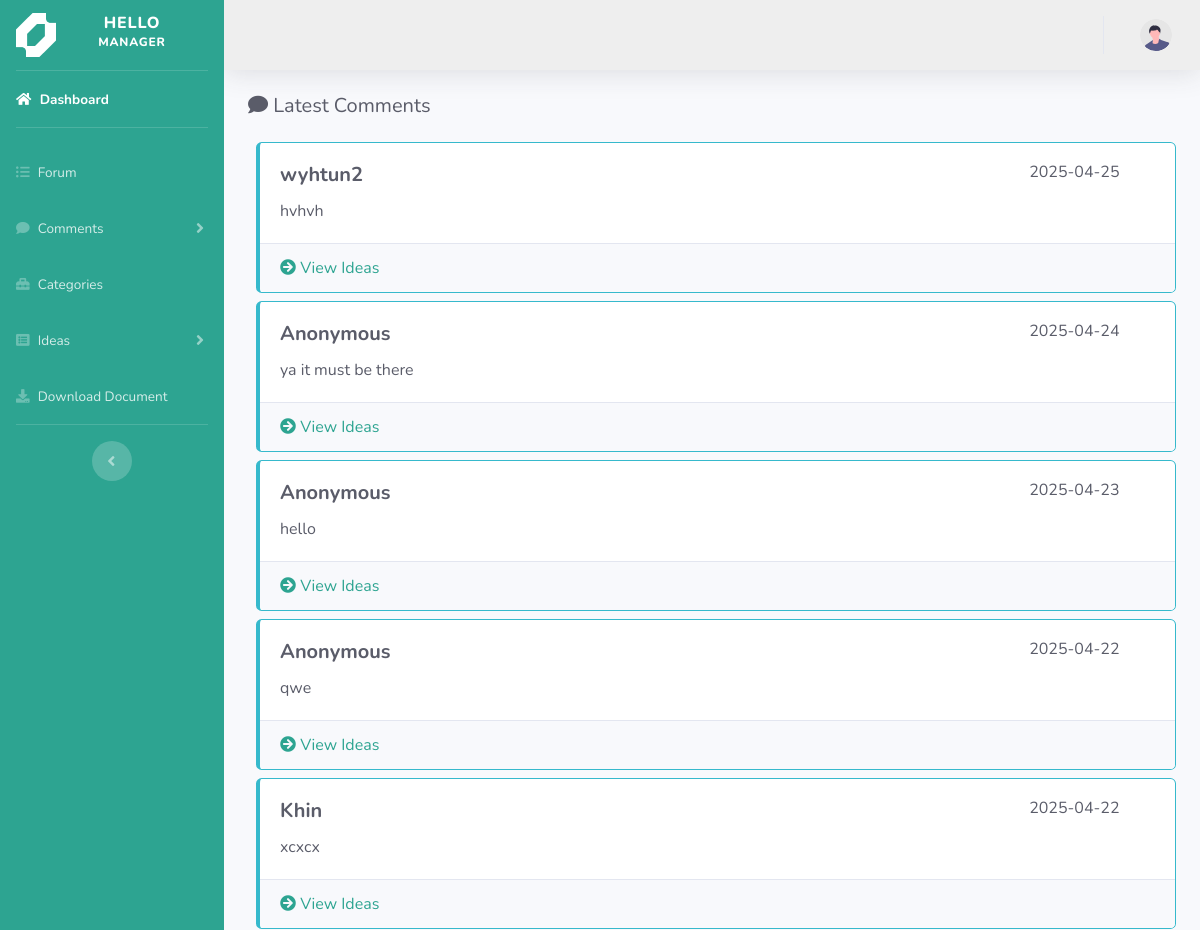
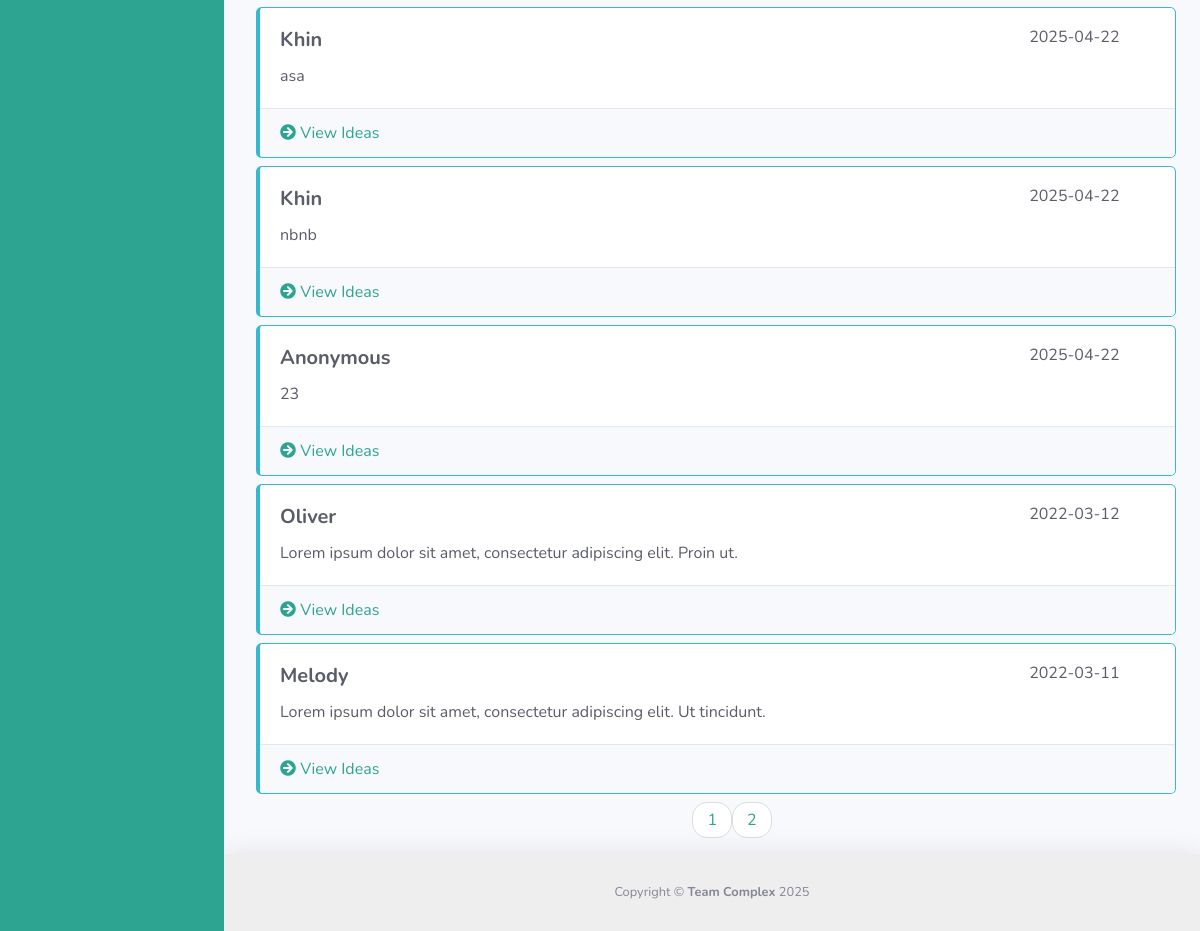
Before: /qa_manager/latest_comments.php with the older database file (2 pictures, top to bottom).
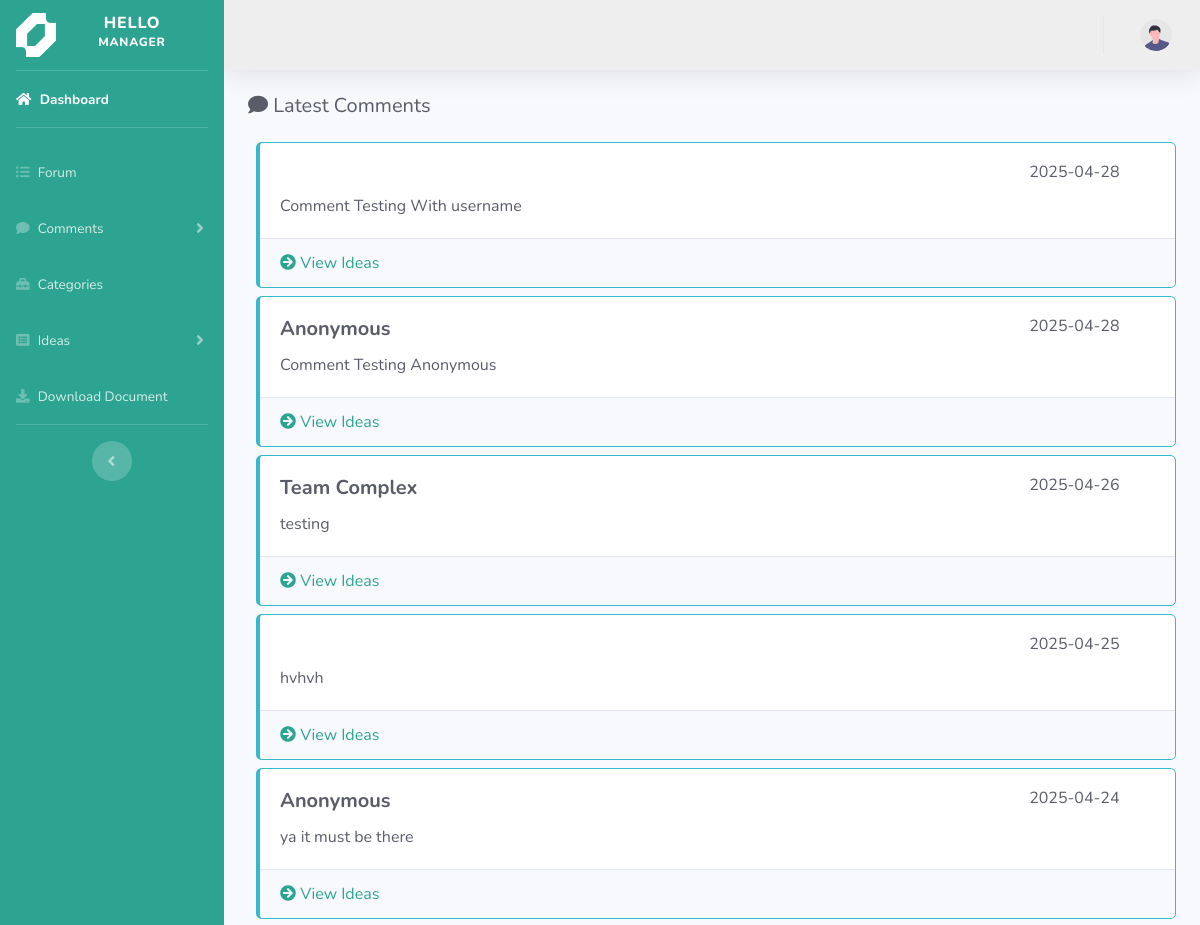
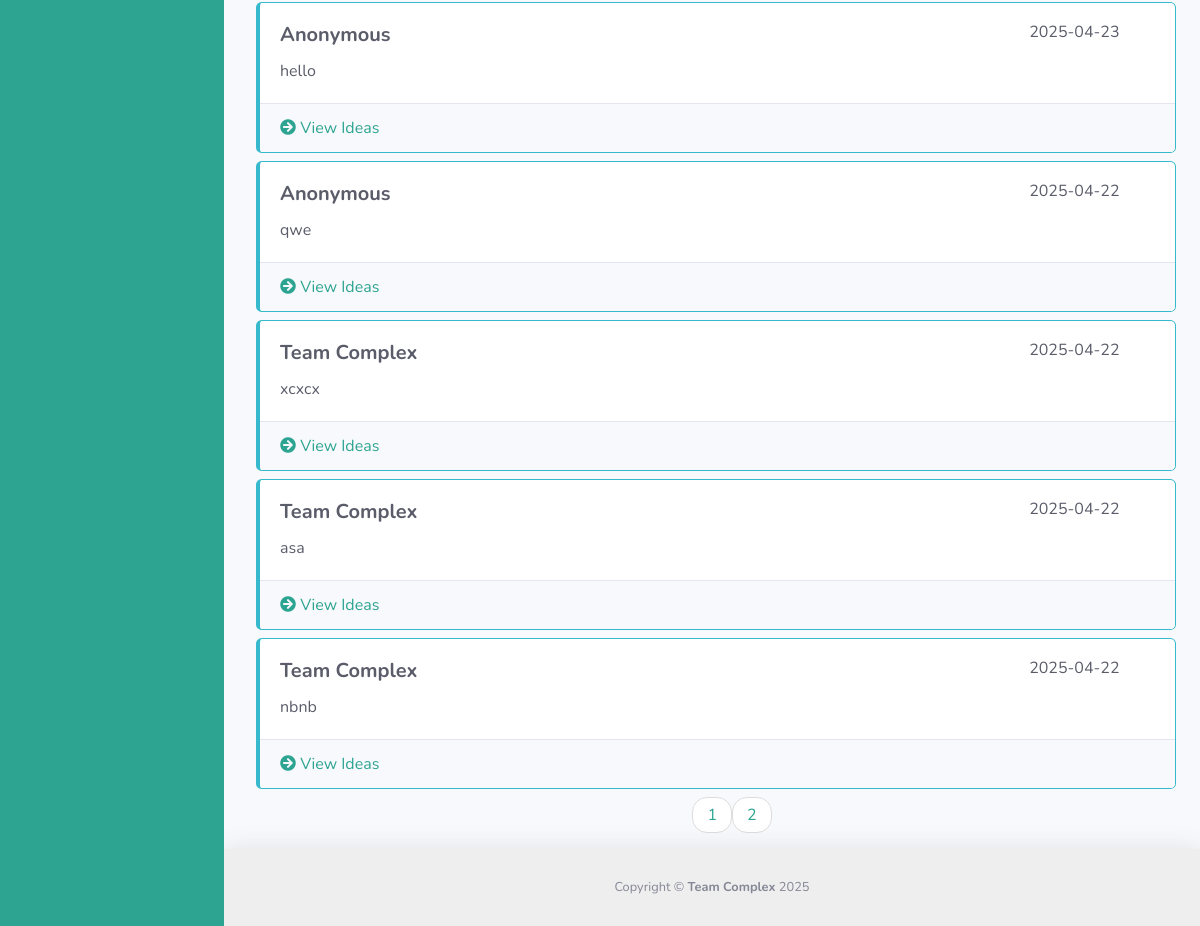
After: the same page with the newer database file (2 pictures, top to bottom).
### tables this page shows
CREATE TABLE `users` (
  `user_id` int NOT NULL AUTO_INCREMENT,
  `username` varchar(255) NOT NULL,
  `user_dob` date NOT NULL,
  `user_gender` varchar(10) NOT NULL,
  `user_phone` varchar(255) NOT NULL,
  `user_address` varchar(255) NOT NULL,
  `user_email` varchar(255) NOT NULL,
  `user_password` varchar(255) NOT NULL,
  `role_id` int NOT NULL,
  `dept_id` int NOT NULL,
  `created_at` datetime DEFAULT CURRENT_TIMESTAMP,
  `last_login` datetime DEFAULT NULL,
  PRIMARY KEY (`user_id`),
  KEY `role_id` (`role_id`),
  KEY `dept_id` (`dept_id`),
  CONSTRAINT `users_ibfk_1` FOREIGN KEY (`role_id`) REFERENCES `roles` (`role_id`) ON DELETE CASCADE ON UPDATE CASCADE,
  CONSTRAINT `users_ibfk_2` FOREIGN KEY (`dept_id`) REFERENCES `department` (`dept_id`) ON DELETE CASCADE ON UPDATE CASCADE
);

CREATE TABLE `comments` (
  `comment_id` int NOT NULL AUTO_INCREMENT,
  `comment_content` text NOT NULL,
  `comment_checkbox` varchar(30) NOT NULL,
  `user_id` int NOT NULL,
  `idea_id` int NOT NULL,
  `comment_date` date NOT NULL,
  PRIMARY KEY (`comment_id`),
  KEY `idea_id` (`idea_id`),
  CONSTRAINT `comments_ibfk_1` FOREIGN KEY (`idea_id`) REFERENCES `ideas` (`idea_id`) ON DELETE CASCADE ON UPDATE CASCADE
);

### qa_manager/latest_comments.php (the view, shortened to what this page needs)
<?php include "include/header.php"; ?>
<body id="page-top">
<div id="wrapper">
    <?php include "include/sidebar.php"; ?>
    <div id="content-wrapper" class="d-flex flex-column" >
        <div id="content">
            <?php include "include/topbar.php"; ?>
            <div class="container-fluid">
                <div class="d-sm-flex align-items-center justify-content-between mb-4">
                    <h1 class="h5 mb-0 text-gray-800"><i class="fas fa-comment"></i> Latest Comments</h1>
                </div>
                <?php
                $per_page = 10;
                if (isset($_GET['page'])) {
                    $page = $_GET['page'];
                }
                else{
                    $page = "";
                }
                if($page == "" || $page == 1){
                    $page_1= 0;
                }
                else{
                    $page_1=($page * $per_page) - $per_page;
                }
                    $post_query_count  =  "SELECT comment_id FROM comments";
                    $find_count        =  mysqli_query($connection, $post_query_count);
                    $count             =  mysqli_num_rows($find_count);
                if($count < 1){
                    echo "<h4 class='text-center'><i class='fas fa-grin-beam-sweat'></i> No Comments available</h4>";
                } else {
                    $count = ceil($count / $per_page);
                    $select_comments = mysqli_query($connection, "SELECT * FROM comments ORDER BY comment_id DESC LIMIT $page_1, $per_page");
                    while($row = mysqli_fetch_array($select_comments)){
                        $comment_content  =  $row['comment_content'];
                        $comment_checkbox =  $row['comment_checkbox'];
                        $comment_user_id  =  $row['user_id'];
                        $comment_idea_id  =  $row['idea_id'];
                        $comment_date     =  $row['comment_date'];
                ?>
                        <div class="card mb-2 mt-2 border-left-info border-info text-dark ml-2">
                            <div class="card-body">
                                <h1 class="h5 card-title">
                                    <div class="row">
                                        <div class="col-10 font-weight-bold">
                                            <?php
                                            if ($comment_checkbox === 'anonymous') {
                                                echo "Anonymous";
                                            } else {
                                                $select_user       =  "SELECT * FROM users WHERE user_id = {$comment_user_id}";
                                                $select_user_query =  mysqli_query($connection, $select_user);
                                                while ($row = mysqli_fetch_assoc($select_user_query)) {
                                                    echo $username =  $row['username'];
                                                }
                                            }
                                            ?>
                                        </div>
                                        <div class="col-sm-2 small"><?php echo $comment_date; ?></div>
                                    </div>
                                </h1>
                                <div class="card-text"><?php echo $comment_content; ?></div>
                            </div>
                            <div class="card-footer">
                                <a href="show_idea_detail.php?i_id=<?php echo $comment_idea_id; ?>" style="text-decoration: none;">
                                    <i class="fas fa-arrow-circle-right"></i> View Ideas</a>
                            </div>
                        </div>
                <?php }} ?>
                <center>
                    <ul class="pager" >
                        <?php
                        for ($i=1; $i <= $count ; $i++) {
                            if($i == $page){
                                echo "<li><a class='active_link' href='latest_comments.php?page={$i}'>{$i}</a></li>";
                            }
                            else{
                                echo "<li><a href='latest_comments.php?page={$i}'>{$i}</a></li>";
                            }
                        }
                        ?>
                    </ul>
                </center>
            </div>
        </div>
        <?php include "include/footer.php"; ?>

Changed rows visible on the page:
removed users: username "wyhtun2", shown under comments "hvhvh"
no longer on this page (row unchanged): comments: comment_checkbox "Anonymous", comment_date "2025-04-22", comment_content "23"
no longer on this page (row unchanged): comments: comment_date "2022-03-12", comment_content "Lorem ipsum dolor sit amet, consectetur adipiscing elit. Proin ut."
no longer on this page (row unchanged): users: username "Oliver", shown under "2022-03-12"
no longer on this page (row unchanged): comments: comment_date "2022-03-11", comment_content "Lorem ipsum dolor sit amet, consectetur adipiscing elit. Ut tincidunt."
no longer on this page (row edited): users: username "Melody", shown under "2022-03-11"
added comments: comment_date "2025-04-28", comment_content "Comment Testing With username"
added comments: comment_checkbox "Anonymous", comment_date "2025-04-28", comment_content "Comment Testing Anonymous"
added comments: comment_date "2025-04-26", comment_content "testing", users (username "Team Complex")
changed users: username "Khin" → "Team Complex"
